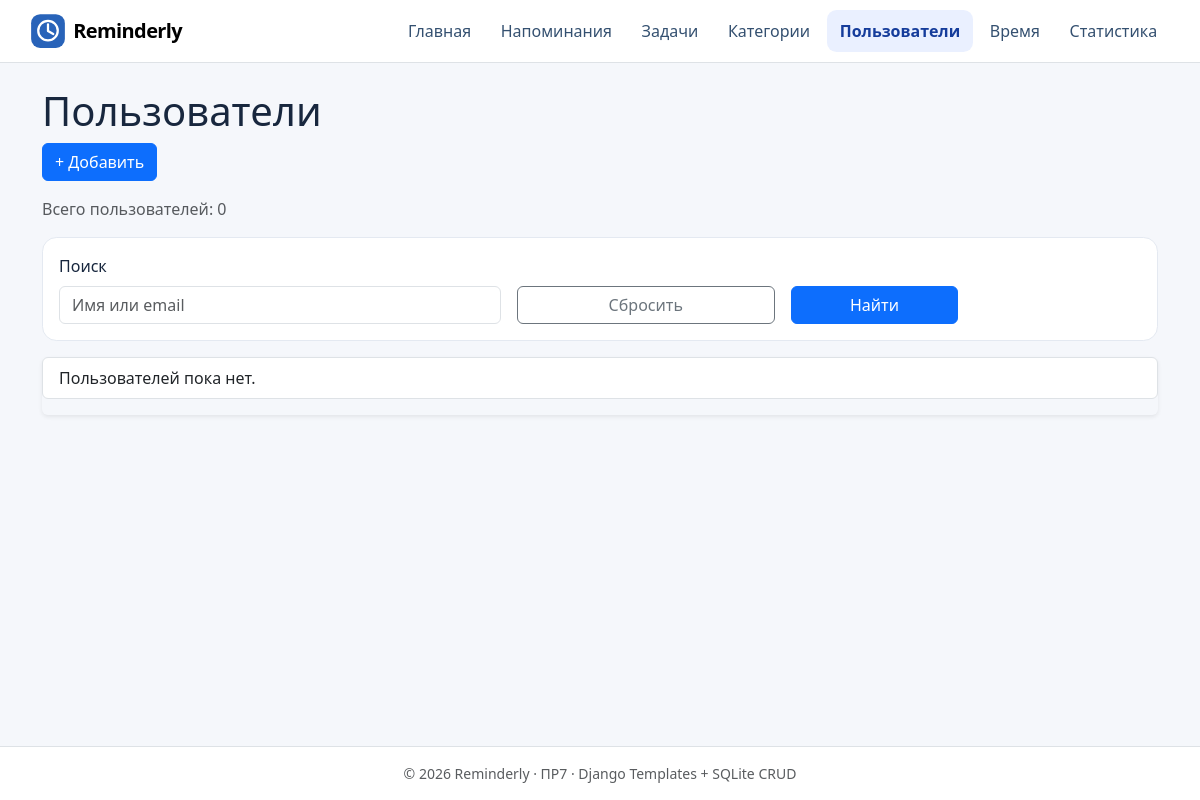
The app's page /users/, older data.
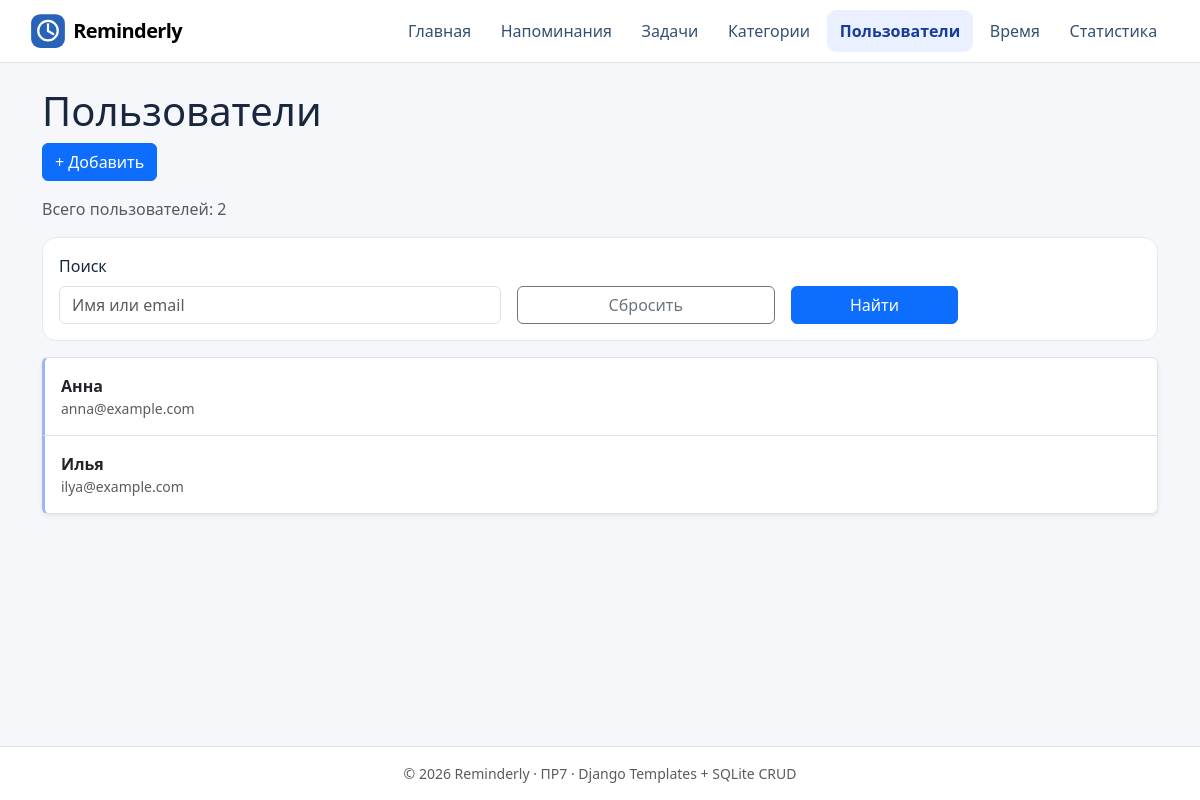
The same page, newer data.
### planner/models.py (models this page shows, shortened)
class User(models.Model):
    name = models.CharField(max_length=120)
    email = models.EmailField(unique=True)

### planner/views.py (the view)
# urls.py: path("users/", views.users, name="user_list"),
@require_GET
@db_page
def users(request):
    query = _query(request)
    rows = User.objects.all()
    if query:
        rows = rows.filter(
            Q(name__icontains=query) | Q(email__icontains=query)
        )
    return render(request, "planner/user_list.html", {
        "users": rows.order_by("name", "id"), "query": query,
    })

### planner/views.py (called while the page is built)
def db_page(func):
    @wraps(func)
    def wrapped(request, *args, **kwargs):
        try:
            return func(request, *args, **kwargs)
        except Http404:
            return render(request, "errors/not_found.html", status=404)
        except (DatabaseError, OSError):
            return render(request, "errors/data_error.html", status=500)
    return wrapped

def _query(request):
    return request.GET.get("q", "").strip()[:100]

### planner/templates/planner/user_list.html (shortened to what this page needs)
{% extends 'base.html' %}
{% block content %}
<h1>Пользователи</h1>
<div class="mb-3"><a class="btn btn-primary" href="{% url 'planner:user_create' %}">+ Добавить</a></div><p class="text-muted">Всего пользователей: {{ users|length }}</p>
<form class="card card-body mb-3" method="get" action="{% url 'planner:user_list' %}">
  <div class="row g-3 align-items-end">
    {% include 'planner/includes/search_input.html' with placeholder="Имя или email" %}
    <div class="col-md-3"><a class="btn btn-outline-secondary w-100" href="{% url 'planner:user_list' %}">Сбросить</a></div>
    <div class="col-md-2"><button type="submit" class="btn btn-primary w-100">Найти</button></div>
  </div>
</form>
<div class="list-group shadow-sm">
{% for user in users %}
  <a class="list-group-item list-group-item-action entity-item p-3" href="{% url 'planner:user_detail' user.id %}">
    <span class="fw-semibold">{{ user.name|default:'Без имени' }}</span>
    <span class="d-block text-muted small">{{ user.email }}</span>
  </a>
{% empty %}<p class="list-group-item">Пользователей пока нет.</p>{% endfor %}
</div>
{% endblock %}

Row changes from the older to the newer data that the page shows:
added User: name "Анна", email "anna@example.com"
added User: name "Илья", email "ilya@example.com"
Text that changed along with them:
{{ users|length }}: "0" → "2"
text no longer shown: "Пользователей пока нет."
